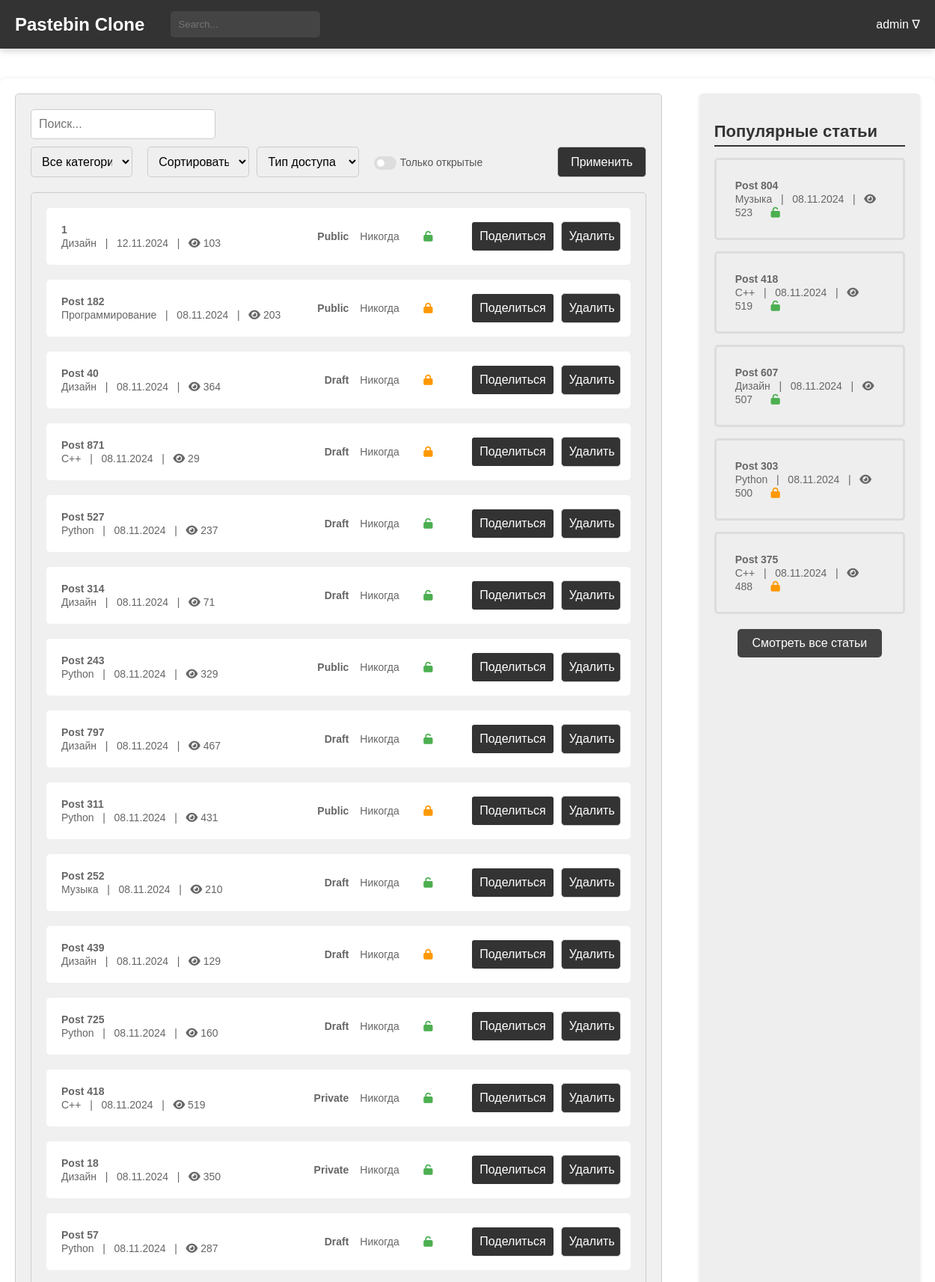
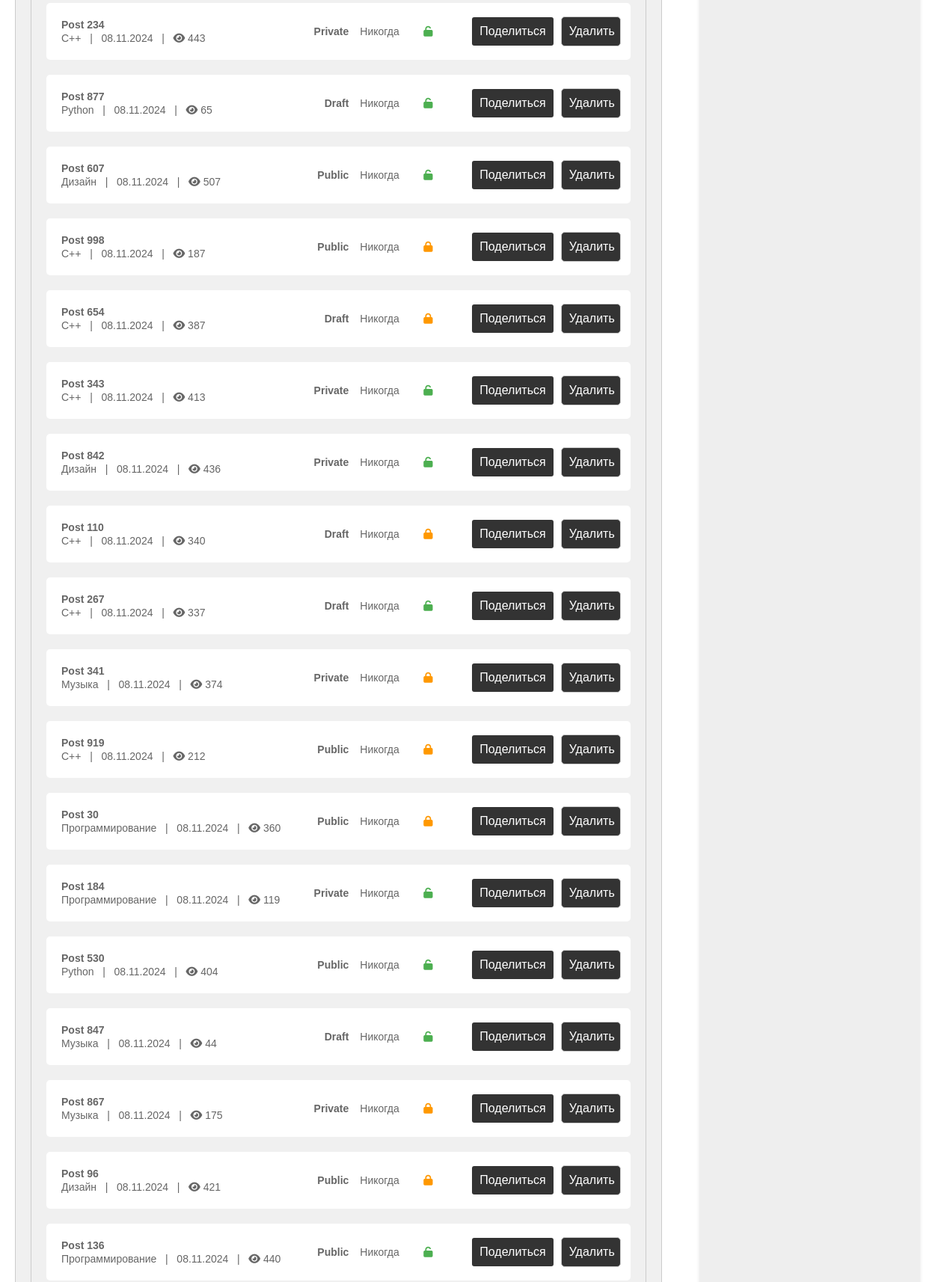
Screenshot of /users/posts/ (signed in, upper part) with the database file from the repository (2 pictures, top to bottom).
### users/models.py (models this page shows, shortened)
class CustomUser(AbstractUser):
    bio = models.TextField(blank=True, null=True)
    favorites = models.ManyToManyField('blog.Paste', related_name='favorited_by', blank=True)
    address = models.CharField(max_length=100, blank=True, null=True)
    avatar = models.ImageField(upload_to='avatars/', blank=True, null=True)
    groups = models.ManyToManyField(
        'auth.Group',
        related_name='customuser_set',
        blank=True
    )
    user_permissions = models.ManyToManyField(
        'auth.Permission',
        related_name='customuser_set',
        blank=True
    )
    class Meta:
        verbose_name = "Пользователь"
        verbose_name_plural = "Пользователи"

### blog/models.py (models this page shows, shortened)
class Paste(models.Model):
    ACCESS_STATUS_CHOICES = [
        (0, 'Private'),
        (1, 'Public'),
        (2, 'Draft'),
    ]
    TIME_LIVE_CHOICES = [
        (None, 'Никогда'),
        (timedelta(minutes=2), 'Через 2 минуты'),
        (timedelta(hours=1), 'Через 1 час'),
        (timedelta(days=1), 'Через 1 день'),
        (timedelta(weeks=1), 'Через 1 неделю'),
    ]
    title = models.CharField(max_length=200)
    content = models.TextField()
    author = models.ForeignKey(User, on_delete=models.CASCADE)
    created_at = models.DateTimeField(auto_now_add=True)
    updated_at = models.DateTimeField(auto_now=True)
    slug = models.UUIDField(default=uuid.uuid4, editable=False, unique=True)
    tags = models.ManyToManyField(Tag, related_name='posts')
    category = models.ForeignKey(Category, on_delete=models.SET_NULL, null=True)
    access_status = models.IntegerField(choices=ACCESS_STATUS_CHOICES, default=1)
    time_live = models.DurationField(null=True, blank=True)
    password = models.CharField(max_length=100, null=True, blank=True)
    is_delete_after_read = models.BooleanField(default=False)
    views_count = models.PositiveIntegerField(default=0)
    favourite_count = models.PositiveIntegerField(default=0)
    def get_absolute_url(self):
        return reverse('blog:post-detail', kwargs={'slug': self.slug})
    def get_deletion_date(self):
        if self.time_live:
            deletion_date = timezone.now() + self.time_live
            return deletion_date.strftime('%d.%m.%Y')
        return "Никогда"
    def get_formatted_created_at(self):
        return self.created_at.strftime('%d.%m.%Y')
    class Meta:
        verbose_name = 'Паста'
        verbose_name_plural = 'Паста'

class Category(models.Model):
    name = models.CharField(max_length=30, unique=True)
    parent = models.ForeignKey(
        'self',
        on_delete=models.CASCADE,
        null=True, blank=True,
        related_name='subcategories'
    )
    def __str__(self):
        return self.name
    class Meta:
        verbose_name = 'Категория'
        verbose_name_plural = 'Категории'

### users/views.py (the view)
# urls.py: path('posts/', views.posts_list, name='posts-list'),
@login_required
def posts_list(request):
    user = request.user
    posts = Paste.objects.filter(author=user).order_by('-created_at')
    popular_posts = Paste.objects.order_by('-views_count')[:5]
    categories = Category.objects.all()
    category = request.GET.get('category')
    sort_by = request.GET.get('sort')
    access_status = request.GET.get('access_status')
    has_password = request.GET.get('has_password')
    search_query = request.GET.get('search', '')
    posts = sort_and_filter(posts, category, sort_by, access_status, has_password, search_query)
    return render(request, 'users_posts.html', {
        'posts': posts,
        'popular_posts': popular_posts,
        'categories': categories,
        'selected_category': category,
        'selected_sort': sort_by,
        'has_password': has_password,
        'search_query': search_query
    })

### general/context_processors.py (called while the page is built)
def unread_counts(request):
    if request.user.is_authenticated:
        unread_messages_count = Messages.objects.filter(user=request.user, is_checked=False).count()
        unread_notifications_count = Notifications.objects.filter(user=request.user, is_checked=False).count()
    else:
        unread_messages_count = 0
        unread_notifications_count = 0
    return {
        'unread_messages_count': unread_messages_count,
        'unread_notifications_count': unread_notifications_count,
    }

### users/templates/users_posts.html (shortened to what this page needs)
{% extends 'blog/temps/base.html' %}
{% load static %}
{% block head %}
    <link rel="stylesheet" type="text/css" href="{% static 'css/users_posts.css' %}">
{% endblock %}
{% block content %}
<main>
    <div class="main-container">
        <div class="post-filter">
            <form method="get" action="{% url 'users:posts-list' %}">
                <input type="search" name="search" placeholder="Поиск..." value="{{ search_query }}">
                <div style="display: flex; justify-content: space-between; margin-top: 10px;">
                    <select name="category" style="width: 35%;">
                        <option value="">Все категории</option>
                    </select>
                    <select name="sort" style="width: 35%; margin-left: 20px;">
                        <option value="">Сортировать по</option>
                    </select>
                    <select name="access_status" style="width: 35%; margin-left: 10px;">
                        <option value="">Тип доступа</option>
                    </select>
                    <div class="checkbox-container">
                        <label for="has_password">
                            <span>Только открытые</span>
                            <span></span>
                            <span></span>
                        </label>
                    </div>
                    <button type="submit" style="margin-left: 100px;">Применить</button>
                </div>
            </form>
            <div class="post-list">
                <ul>
                    {% for post in posts %}
                    <li class="post-item">
                        <div class="post-details">
                            <a href="{% url 'blog:post-detail' post.slug %}">
                                <span class="article-title">{{ post.title }}</span>
                                <br>
                                <span class="article-meta">{{ post.category }} &nbsp; | &nbsp; {{ post.get_formatted_created_at }} &nbsp; |  &nbsp;
                                    <i class="fa fa-eye"></i> <span class="view-count">{{post.views_count}}</span></span>
                            </a>
                        </div>
                        <div class="post-actions">
                            <span class="post-status">{{ post.get_access_status_display }}</span>
                            <span class="post-time">{{ post.get_deletion_date }}</span>
                            {% if post.password %}
                            <span><i class="fa fa-lock" aria-hidden="true" style="color: #FF9800;"></i></span>
                            {% else %}
                            <span><i class="fa fa-unlock" aria-hidden="true" style="color: #4CAF50;"></i></span>
                            {% endif %}
                            <button class="post-share-button" onclick="copyToClipboard('{{ post.get_absolute_url }}')">
                                Поделиться
                            </button>
                            <form method="post" action="{% url 'blog:post-delete' post.id %}">
                                <button type="submit">Удалить</button>
                            </form>
                        </div>
                    </li>
                    {% endfor %}
                </ul>
            </div>
        </div>
        {% include 'blog/temps/popular_posts.html' %}
    </div>
</main>
{% endblock %}

### blog/templates/blog/temps/header.html (shortened to what this page needs)
{% load static %}
<head>
    <link rel="stylesheet" type="text/css" href="{% static 'css/header.css' %}">
</head>
<header>
    <div class="header-container">
        <a href="{% url 'blog:index' %}" style='all: unset;'>
            <div class="header-logo">Pastebin Clone</div>
        </a>
        <div class="header-search">
            <form method="get" action="{% url 'blog:posts-list' %}">
                <input type="search" name="search" placeholder="Search..." value="{{ search_query }}">
            </form>
        </div>
        {% if request.user.is_authenticated %}
        <div class="header-auth">
            <span class="dropdown-toggle" style="margin-left: 10px; position: relative;">
                {{ request.user.username }} &#8711;
            </span>
        </div>
        {% else %}
        <div class="header-auth">
            <a href="{% url 'users:login' %}" class="auth-link">Log In /</a>
            <a href="{% url 'users:register' %}" class="auth-link">Sign In</a>
        </div>
        {% endif %}
    </div>
</header>

### blog/templates/blog/temps/popular_posts.html
{% load static %}
<head>
    <link rel="stylesheet" type="text/css" href="{% static 'css/popular_posts.css' %}">
    <link rel="stylesheet" href="https://cdnjs.cloudflare.com/ajax/libs/font-awesome/6.0.0-beta3/css/all.min.css">
</head>
<div class="right-block">
    <h2>Популярные статьи</h2>
    <ul>
        {% for popular_post in popular_posts %}
        <li>
            <a href="{% url 'blog:post-detail' popular_post.slug %}">
                <span class="article-title">{{popular_post.title}}</span>
                <br>
                <span class="article-meta">{{ popular_post.category }} &nbsp; | &nbsp; {{ popular_post.get_formatted_created_at }} &nbsp; |  &nbsp;
                                    <i class="fa fa-eye"></i> <span
                            class="view-count">{{popular_post.views_count}}</span></span>
                {% if popular_post.password %}
                <span><i class="fa fa-lock" aria-hidden="true" style="color: #FF9800;"></i></span>
                {% else %}
                <span><i class="fa fa-unlock" aria-hidden="true" style="color: #4CAF50;"></i></span>
                {% endif %}
            </a>
        </li>
        {% endfor %}
    </ul>
     <div class="all-posts-link">
        <a href="{% url 'blog:posts-list' %}">Смотреть все статьи</a>
    </div>
</div>

### users/static/css/users_posts.css (style rules this page uses)
body { margin: 0; padding: 0; font-family: Arial, sans-serif; }
.main-container { display: flex; justify-content: space-between; max-width: 1400px; margin: 40px auto; padding: 20px; box-shadow: 0 2px 10px rgba(0, 0, 0, 0.1); border-radius: 8px; background-color: #ffffff; }
.right-block { width: 30%; background-color: #eeeeee; padding: 20px; height: auto; border-radius: 5px; margin-left: 50px; }
.post-list ul { list-style: none; padding: 0; margin: 0; }
.post-list li { margin-bottom: 20px; }
.post-list a { display: block; padding: 10px; background-color: #fff; border-radius: 5px; text-decoration: none; color: #333; transition: background-color 0.3s; }
.post-list span { font-size: 14px; color: #666; }
.post-filter { background-color: #f0f0f0; padding: 20px; border: 1px solid #ccc; border-radius: 5px; margin-bottom: 20px; }
.post-filter form { display: flex; flex-wrap: wrap; justify-content: space-between; }
.post-filter input[type="search"], .post-filter select, .post-filter button[type="submit"] { width: 30%; padding: 10px; font-size: 16px; border: 1px solid #ccc; border-radius: 5px; }
.post-filter button[type="submit"] { background-color: #333; color: #fff; cursor: pointer; margin-left: auto; }
.post-list { background-color: #f0f0f0; border: 1px solid #ccc; border-radius: 5px; margin-top: 20px; padding: 20px; }
.post-item { display: flex; justify-content: space-between; align-items: center; margin-bottom: 20px; background-color: #fff; padding: 10px; border-radius: 5px; transition: background-color 0.3s; }
.post-details { display: flex; flex-direction: column; gap: 10px; }
.post-actions { display: flex; align-items: center; justify-content: space-between; min-width: 350px; }
.post-actions span { margin-right: 15px; }
.post-actions form { display: inline; margin: 0; padding: 0; }
.post-actions button { width: 30%; padding: 10px; font-size: 16px; background-color: #333; color: white; border: none; border-radius: 3px; cursor: pointer; transition: background-color 0.3s; min-width: 80px; }
.post-time { color: #FF9800; min-width: 120px; display: inline-block; }
.post-status { font-weight: bold; color: #4CAF50; }
.post-time { color: #FF9800; }
.right-block h2 { font-size: 22px; font-weight: bold; margin-bottom: 15px; color: #333; border-bottom: 2px solid #333333FF; padding-bottom: 5px; }
.right-block ul { list-style: none; padding: 0; margin: 0; }
.right-block li { margin-bottom: 15px; padding: 10px; border: 3px solid #ddd; border-radius: 5px; transition: background-color 0.3s; }
.right-block a { display: block; padding: 15px; color: #333; text-decoration: none; border-radius: 5px; transition: background-color 0.3s; }
.right-block span { font-size: 14px; color: #666; }
.right-block i { font-size: 14px; margin-right: 5px; }
.article-title { font-weight: bold; font-size: 34px; }
.post-share-button { padding: 5px 15px; background-color: #f44336; color: white; border: none; border-radius: 3px; cursor: pointer; transition: background-color 0.3s; min-width: 80px; margin-right: 10px; }
.post-actions i.fa-lock { color: #FF9800; }
.post-actions i.fa-unlock { color: #4CAF50; }
.post-actions i.fa-lock, .post-actions i.fa-unlock { margin-left: -50px; }
.view-count { margin-left: 0; }
.checkbox-container { margin-left: 20px; display: flex; align-items: center; }
.checkbox-container label { position: relative; display: flex; align-items: center; cursor: pointer; font-size: 18px; color: #555; white-space: nowrap; }
.checkbox-container label span:first-child { position: relative; padding-left: 35px; font-size: 14px; }
.checkbox-container label span:nth-child(2) { position: absolute; left: 0; top: 0; width: 30px; height: 18px; background-color: #ddd; border-radius: 15px; transition: 0.3s; }
.checkbox-container label span:nth-child(3) { position: absolute; left: 4px; top: 4px; width: 10px; height: 10px; background-color: #fff; border-radius: 50%; transition: 0.3s; }

### blog/static/css/footer.css (style rules this page uses)
html, body { height: 100%; margin: 0; }
body { display: flex; flex-direction: column; }
main { flex: 1; }

### rows the page displays
CustomUser: user.username "admin"
Paste: title "1", category "Дизайн", get_formatted_created_at "12.11.2024", views_count "103", access_status "Public", get_deletion_date "Никогда"
Paste: title "Post 182", category "Программирование", get_formatted_created_at "08.11.2024", views_count "203", access_status "Public", get_deletion_date "Никогда"
Paste: title "Post 40", category "Дизайн", get_formatted_created_at "08.11.2024", views_count "364", access_status "Draft", get_deletion_date "Никогда"
Paste: title "Post 871", category "С++", get_formatted_created_at "08.11.2024", views_count "29", access_status "Draft", get_deletion_date "Никогда"
Paste: title "Post 527", category "Python", get_formatted_created_at "08.11.2024", views_count "237", access_status "Draft", get_deletion_date "Никогда"
Paste: title "Post 314", category "Дизайн", get_formatted_created_at "08.11.2024", views_count "71", access_status "Draft", get_deletion_date "Никогда"
Paste: title "Post 243", category "Python", get_formatted_created_at "08.11.2024", views_count "329", access_status "Public", get_deletion_date "Никогда"
Paste: title "Post 797", category "Дизайн", get_formatted_created_at "08.11.2024", views_count "467", access_status "Draft", get_deletion_date "Никогда"
Paste: title "Post 311", category "Python", get_formatted_created_at "08.11.2024", views_count "431", access_status "Public", get_deletion_date "Никогда"
Paste: title "Post 252", category "Музыка", get_formatted_created_at "08.11.2024", views_count "210", access_status "Draft", get_deletion_date "Никогда"
Paste: title "Post 439", category "Дизайн", get_formatted_created_at "08.11.2024", views_count "129", access_status "Draft", get_deletion_date "Никогда"
Paste: title "Post 725", category "Python", get_formatted_created_at "08.11.2024", views_count "160", access_status "Draft", get_deletion_date "Никогда"
Paste: title "Post 418", category "С++", get_formatted_created_at "08.11.2024", views_count "519", access_status "Private", get_deletion_date "Никогда"
Paste: title "Post 18", category "Дизайн", get_formatted_created_at "08.11.2024", views_count "350", access_status "Private", get_deletion_date "Никогда"
Paste: title "Post 57", category "Python", get_formatted_created_at "08.11.2024", views_count "287", access_status "Draft", get_deletion_date "Никогда"
Paste: title "Post 234", category "С++", get_formatted_created_at "08.11.2024", views_count "443", access_status "Private", get_deletion_date "Никогда"
Paste: title "Post 877", category "Python", get_formatted_created_at "08.11.2024", views_count "65", access_status "Draft", get_deletion_date "Никогда"
Paste: title "Post 607", category "Дизайн", get_formatted_created_at "08.11.2024", views_count "507", access_status "Public", get_deletion_date "Никогда"
Paste: title "Post 998", category "С++", get_formatted_created_at "08.11.2024", views_count "187", access_status "Public", get_deletion_date "Никогда"
Paste: title "Post 654", category "С++", get_formatted_created_at "08.11.2024", views_count "387", access_status "Draft", get_deletion_date "Никогда"
Paste: title "Post 343", category "С++", get_formatted_created_at "08.11.2024", views_count "413", access_status "Private", get_deletion_date "Никогда"
Paste: title "Post 842", category "Дизайн", get_formatted_created_at "08.11.2024", views_count "436", access_status "Private", get_deletion_date "Никогда"
Paste: title "Post 110", category "С++", get_formatted_created_at "08.11.2024", views_count "340", access_status "Draft", get_deletion_date "Никогда"
Paste: title "Post 267", category "С++", get_formatted_created_at "08.11.2024", views_count "337", access_status "Draft", get_deletion_date "Никогда"
Paste: title "Post 341", category "Музыка", get_formatted_created_at "08.11.2024", views_count "374", access_status "Private", get_deletion_date "Никогда"
Paste: title "Post 919", category "С++", get_formatted_created_at "08.11.2024", views_count "212", access_status "Public", get_deletion_date "Никогда"
Paste: title "Post 30", category "Программирование", get_formatted_created_at "08.11.2024", views_count "360", access_status "Public", get_deletion_date "Никогда"
Paste: title "Post 184", category "Программирование", get_formatted_created_at "08.11.2024", views_count "119", access_status "Private", get_deletion_date "Никогда"
Paste: title "Post 530", category "Python", get_formatted_created_at "08.11.2024", views_count "404", access_status "Public", get_deletion_date "Никогда"
Paste: title "Post 847", category "Музыка", get_formatted_created_at "08.11.2024", views_count "44", access_status "Draft", get_deletion_date "Никогда"
Paste: title "Post 867", category "Музыка", get_formatted_created_at "08.11.2024", views_count "175", access_status "Private", get_deletion_date "Никогда"
Paste: title "Post 96", category "Дизайн", get_formatted_created_at "08.11.2024", views_count "421", access_status "Public", get_deletion_date "Никогда"
Paste: title "Post 136", category "Программирование", get_formatted_created_at "08.11.2024", views_count "440", access_status "Public", get_deletion_date "Никогда"
Paste: title "Post 804", category "Музыка", get_formatted_created_at "08.11.2024", views_count "523"
Paste: title "Post 303", category "Python", get_formatted_created_at "08.11.2024", views_count "500"
Paste: title "Post 375", category "С++", get_formatted_created_at "08.11.2024", views_count "488"
